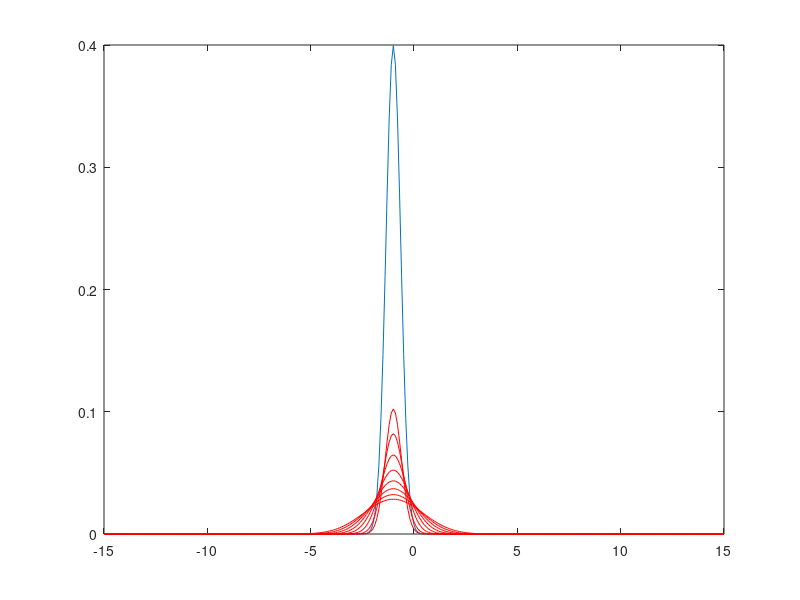

The MATLAB source for this figure:
% general variables
x_min = -15;
x_max = 15;
delta_x = 0.1;
x0 = -1;
sigma = 0.5;
delta_t = 0.02;
nb_steps = 24;

x_values = x_min: delta_x :x_max ;
x_values = x_values'; 
n = length(x_values);

% declaration of main matrices
laplacian = -1 / delta_x^2 * (-2*eye(n) + diag(ones(n-1,1),-1) + diag(ones(n-1,1), 1) );
V0 = zeros(n);

H = laplacian + V0;

psi = exp( - (x_values - x0).^2 / (2*sigma^2) );

plot(x_values, psi.^2 / norm(psi.^2));
hold on 

for i=1:nb_steps
    % Explicit Euler method
    % psi = psi + delta_t * (-1j) * H * psi;

    % Implicit Euler method
    % psi = inv (eye(n) + 1j * delta_t * H) * psi; 

	% Cranck Nicholson
     psi = inv(eye(n) + 1j * delta_t/2 * H) * (eye(n) - 1j * delta_t / 2 * H) * psi;  

     psi = psi / norm(psi);
     if mod(i, 3) == 0
         plot(x_values, abs(psi).^2, 'r')
         hold on
     end
        
end
